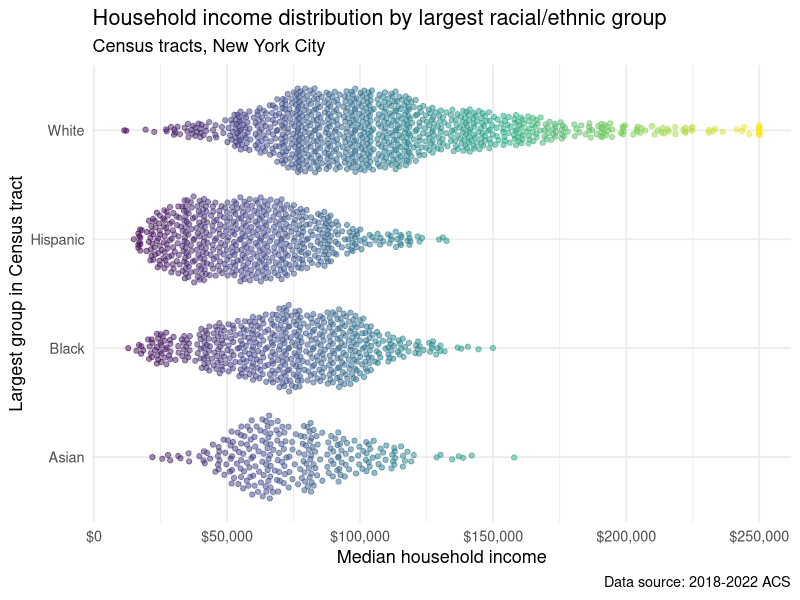

Here is the R script that generated this plot:
## ---- chunk 1
#| label: plot

library(tidyverse)
library(ggbeeswarm)

x <- read_csv("data/nyc_tracts.csv", show_col_types = FALSE)


x |> 
  drop_na() |> 
  ggplot(aes(y = med_income, x = race, color = med_income)) +
  geom_quasirandom(alpha = 0.5) + 
  coord_flip() + 
  theme_minimal(base_size = 13) + 
  scale_color_viridis_c(guide = "none") + 
  scale_y_continuous(labels = scales::label_dollar()) + 
  labs(x = "Largest group in Census tract", 
       y = "Median household income", 
       title = "Household income distribution by largest racial/ethnic group", 
       subtitle = "Census tracts, New York City", 
       caption = "Data source: 2018-2022 ACS")
  
## ---- chunk 2
#| echo: false
#| label: setup
library(tidyverse)

x <- read_csv("data/nyc_tracts.csv", show_col_types = FALSE)
